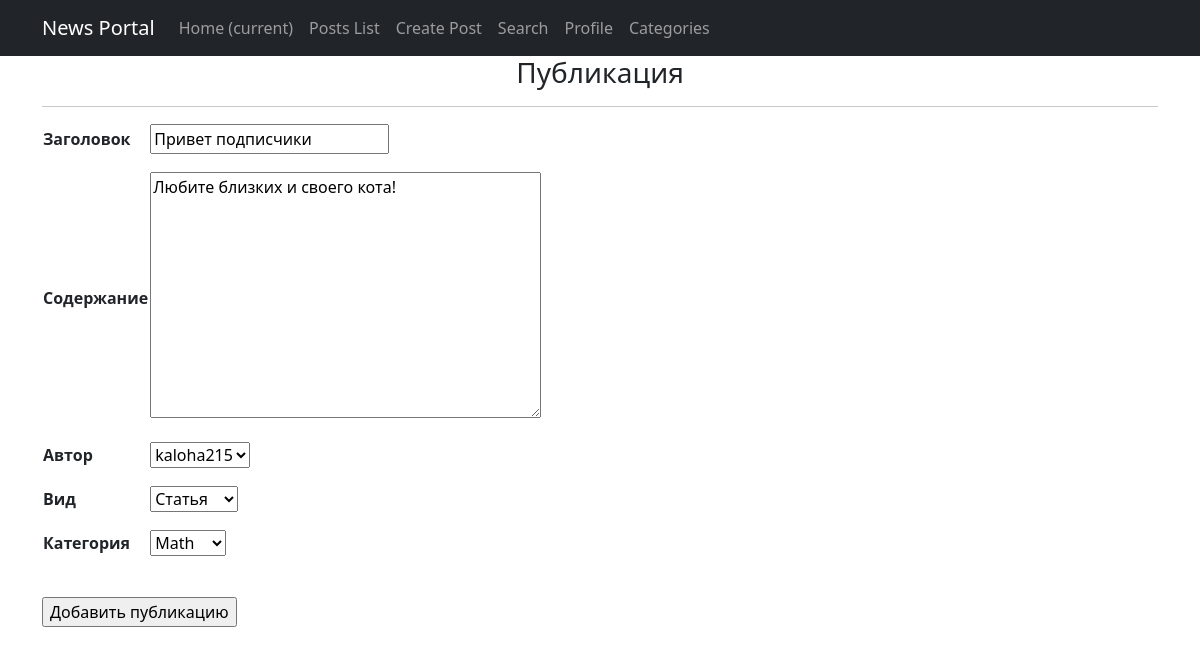
The app's page /posts/add/5 (signed in) with its own data.
### news/models.py (models this page shows, shortened)
class Post(models.Model):
    article = 'AR'
    news = 'NW'
    kind = [
        (article, 'Статья'),
        (news, 'Новость')
    ]
    author = models.ForeignKey(Author, on_delete=models.CASCADE)
    view = models.CharField(max_length=2, choices=kind, default=article)
    time_of_creation = models.DateTimeField(auto_now_add=True)
    post_category = models.ForeignKey(Category, on_delete=models.CASCADE, verbose_name='Категория(category)')
    title = models.CharField(max_length=128)
    text = models.TextField()
    post_rating = models.IntegerField(default=0)
    class Meta:
        verbose_name = 'Публикация'
        verbose_name_plural = 'Публикации'

### news/views.py (the view)
# urls.py: path('add/<int:pk>', PostUpdateView.as_view(), name='post_update'),
class PostUpdateView(LoginRequiredMixin, PermissionRequiredMixin, UpdateView):
    template_name = 'news/post_add.html'
    form_class = PostForm
    permission_required = ('news.change_post',)  # создание разрешения на редактирование
    def get_object(self, **kwargs):
        id = self.kwargs.get('pk')
        return Post.objects.get(pk=id)

### news/forms.py
class PostForm(ModelForm):
    class Meta:
        model = Post
        fields = ['title', 'text', 'author', 'view', 'post_category']

### news/models.py (called while the page is built)
    def __str__(self):
        return f'{self.author_user}'

    def __str__(self):
        return f'{self.name}'

### templates/news/post_add.html (shortened to what this page needs)
{% extends 'default.html' %}
{% block content %}
<h3>Публикация</h3>
<hr>
<form method="POST">
    <table>
        <tr>
            <td>
                <p align="left">
                <b>Заголовок &nbsp </b>
                </p>
            </td>
            <td>
                <p align="left">
                {{ form.title }}
                </p>
            </td>
        </tr>
        <tr>
            <td>
                <p align="left">
                <b>Содержание</b>
                </p>
            </td>
            <td>
                <p align="left">
                {{ form.text }}
                </p>
            </td>
        </tr>
        <tr>
            <td>
                <p align="left">
                <b>Автор</b>
                </p>
            </td>
            <td>
                <p align="left">
                {{ form.author }}
                </p>
            </td>
        </tr>
        <tr>
            <td>
                <p align="left">
                <b>Вид</b>
                </p>
            </td>
            <td>
                <p align="left">
                {{ form.view }}
                </p>
            </td>
        </tr>
        <tr>
            <td>
                <p align="left">
                <b>Категория</b>
                </p>
            </td>
             <td>
                <p align="left">
                {{ form.post_category }}
                </p>
            </td>
        </tr>
    </table>
    <br>
    <p align="left">
    <input type="submit" value="Добавить публикацию">
    </p>
</form>
<br>
{% endblock content %}

### records on screen
Post: title "Привет подписчики", text "Любите близких и своего кота!", author "kaloha215", view "Статья", post_category "Math"
